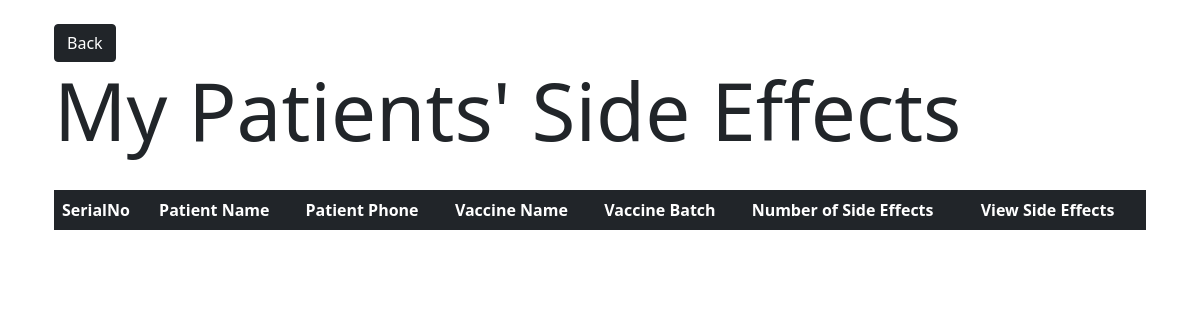
Before: /doctor/side_effects (signed in) with the older database file.
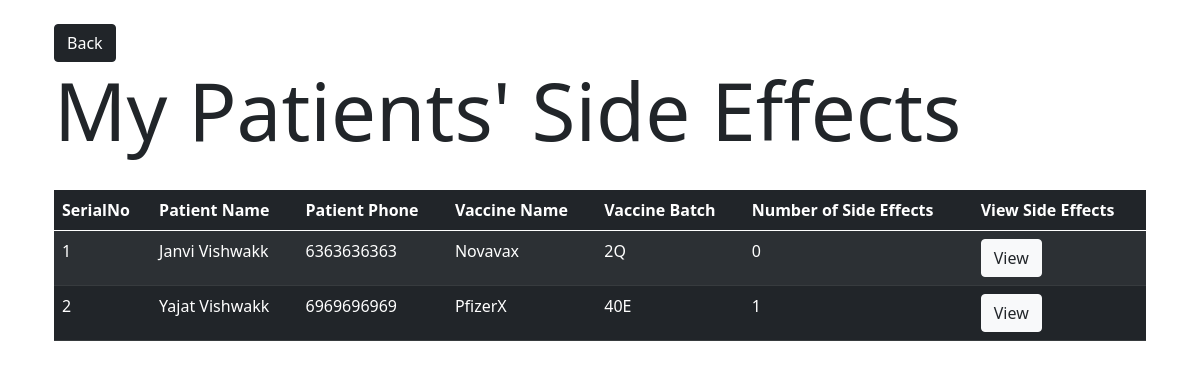
After: the same page with the newer database file.
### CovaxinatorAPI/models.py (models this page shows, shortened)
class Patient(db.Model):
	id = db.Column(db.Integer, primary_key=True)
	name = db.Column(db.String)
	phone = db.Column(db.String) #also used as username
	password = db.Column(db.String) #also used as password
	location = db.relationship('Location', secondary=patient_location_association, backref=db.backref('patients', lazy='dynamic'))
	aadhar = db.Column(db.String)
	address = db.Column(db.String)
	is_alive = db.Column(db.String)
	is_vaccinated = db.Column(db.Boolean, default=False)
	doctor_id = db.Column(db.Integer, db.ForeignKey('doctor.id'))
	vaccine_batch_id = db.Column(db.Integer, db.ForeignKey('vaccine_batch.id'))
	side_effects = db.relationship('SideEffects', backref='patient')
	followup_chat_id = db.Column(db.Integer, db.ForeignKey('follow_up_chat_data.id'))

class VaccineBatch(db.Model):
	id = db.Column(db.Integer, primary_key=True)
	vaccine_name = db.Column(db.String)
	batch_id = db.Column(db.String)
	doctor_id = db.Column(db.Integer, db.ForeignKey('doctor.id'))
	patients = db.relationship('Patient', backref='vaccine_batch')
	vaccine_count = db.Column(db.Integer)

### CovaxinatorAPI/doctor/routes.py (the view)
@doctor.route('/side_effects')
def get_patient_side_effects():
	doc_id = session.get('logged_in_doctor')
	if(not doc_id): return redirect(url_for('doctor.doctor_login'))
	doctor = Doctor.query.filter_by(id=doc_id).first()
	my_patients = doctor.patients
	side_effects = {}
	for patient in my_patients:
		side_effects[patient.phone] = [
			{
				'symptoms': se.symptoms,
				'description': se.description,
			} for se in patient.side_effects
		]
	print(side_effects)
	return render_template('doctor/side_effects.html', title="Side Effects", patients=my_patients, side_effects=side_effects, json=json)

### CovaxinatorAPI/templates/doctor/side_effects.html (shortened to what this page needs)
{% extends 'layout.html' %}
{% block content %}
<div class="container p-4">
	<button class="btn btn-dark" onclick="window.history.back()"> Back </button>
	<h1 class="display-1">My Patients' Side Effects</h1>
	<br>
	<table class="table table-striped table-dark" id="tbl">
		<thead>
			<tr>
			<th scope="col">SerialNo</th>
			<th scope="col">Patient Name</th>
			<th scope="col">Patient Phone</th>
			<th scope="col">Vaccine Name</th>
			<th scope="col">Vaccine Batch</th>
			<th scope="col">Number of Side Effects</th>
			<th scope="col">View Side Effects</th>
			</tr>
		</thead>
		<tbody id='tbl'>
			{% for e in patients %}
			<tr data-phone="{{e.name}}">
			<td>{{loop.index}}</td>
				<td>{{e.name}}</td>
				<td>{{e.phone}}</td>
				<td>{{e.vaccine_batch.vaccine_name}}</td>
				<td>{{e.vaccine_batch.batch_id}}</td>
				<td class='phn'>{{e.side_effects|length}}</td>
				<td><button class="btn btn-light text-dark" data-toggle="modal" data-target="#SideEffectModal" onclick=view({{e.phone}})>View</button></td>
			</tr>
			{% endfor %}
		</tbody>
	</table>
</div>
{% endblock content %}

Changed rows visible on the page:
now on this page (row edited): Patient: name "Janvi Vishwakk", phone "6363636363", vaccine_batch.vaccine_name "Novavax", vaccine_batch.batch_id "2Q", side_effects|length "0"
added Patient: name "Yajat Vishwakk", phone "6969696969", vaccine_batch.vaccine_name "PfizerX", vaccine_batch.batch_id "40E", side_effects|length "1"
